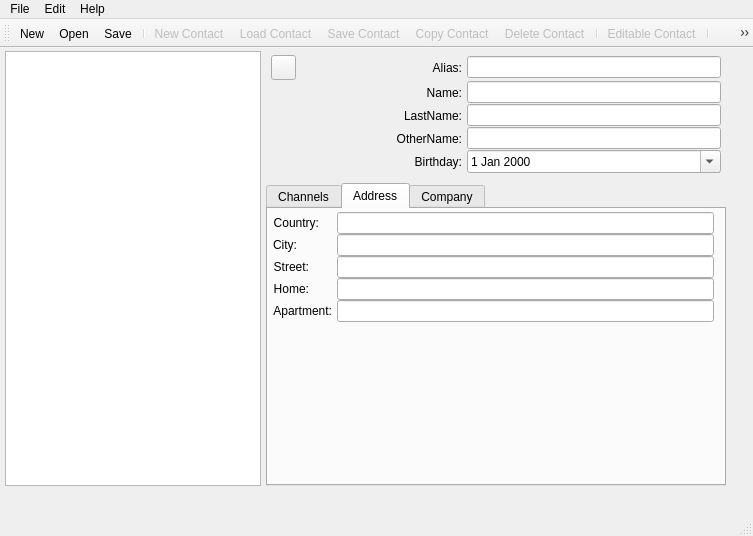
<?xml version="1.0" encoding="UTF-8"?>
<ui version="4.0">
 <class>ContactListView</class>
 <widget class="QMainWindow" name="ContactListView">
  <property name="geometry">
   <rect>
    <x>0</x>
    <y>0</y>
    <width>753</width>
    <height>536</height>
   </rect>
  </property>
  <property name="minimumSize">
   <size>
    <width>753</width>
    <height>536</height>
   </size>
  </property>
  <property name="maximumSize">
   <size>
    <width>753</width>
    <height>536</height>
   </size>
  </property>
  <property name="baseSize">
   <size>
    <width>753</width>
    <height>536</height>
   </size>
  </property>
  <property name="windowTitle">
   <string>Contact List</string>
  </property>
  <property name="windowIcon">
   <iconset resource="res.qrc">
    <normaloff>:/app_pic</normaloff>:/app_pic</iconset>
  </property>
  <widget class="QWidget" name="centralWidget">
   <property name="sizePolicy">
    <sizepolicy hsizetype="Expanding" vsizetype="Expanding">
     <horstretch>0</horstretch>
     <verstretch>0</verstretch>
    </sizepolicy>
   </property>
   <widget class="QWidget" name="horizontalLayoutWidget">
    <property name="geometry">
     <rect>
      <x>0</x>
      <y>0</y>
      <width>731</width>
      <height>441</height>
     </rect>
    </property>
    <layout class="QHBoxLayout" name="hLayoutMain">
     <property name="spacing">
      <number>5</number>
     </property>
     <property name="sizeConstraint">
      <enum>QLayout::SetDefaultConstraint</enum>
     </property>
     <property name="leftMargin">
      <number>5</number>
     </property>
     <property name="topMargin">
      <number>3</number>
     </property>
     <property name="rightMargin">
      <number>5</number>
     </property>
     <property name="bottomMargin">
      <number>3</number>
     </property>
     <item>
      <widget class="QListWidget" name="lwContactList">
       <property name="sizePolicy">
        <sizepolicy hsizetype="Fixed" vsizetype="Expanding">
         <horstretch>0</horstretch>
         <verstretch>0</verstretch>
        </sizepolicy>
       </property>
      </widget>
     </item>
     <item>
      <layout class="QVBoxLayout" name="vLayContact">
       <item>
        <layout class="QGridLayout" name="MainData">
         <property name="leftMargin">
          <number>5</number>
         </property>
         <property name="topMargin">
          <number>3</number>
         </property>
         <property name="rightMargin">
          <number>5</number>
         </property>
         <property name="bottomMargin">
          <number>3</number>
         </property>
         <property name="horizontalSpacing">
          <number>5</number>
         </property>
         <property name="verticalSpacing">
          <number>0</number>
         </property>
         <item row="0" column="0" rowspan="5">
          <widget class="QLabel" name="lbUserPic">
           <property name="sizePolicy">
            <sizepolicy hsizetype="Fixed" vsizetype="Fixed">
             <horstretch>0</horstretch>
             <verstretch>0</verstretch>
            </sizepolicy>
           </property>
           <property name="minimumSize">
            <size>
             <width>120</width>
             <height>120</height>
            </size>
           </property>
           <property name="maximumSize">
            <size>
             <width>120</width>
             <height>120</height>
            </size>
           </property>
           <property name="pixmap">
            <pixmap resource="res.qrc">:/logo</pixmap>
           </property>
           <property name="scaledContents">
            <bool>true</bool>
           </property>
           <property name="alignment">
            <set>Qt::AlignLeading|Qt::AlignLeft|Qt::AlignTop</set>
           </property>
          </widget>
         </item>
         <item row="3" column="2">
          <widget class="QLineEdit" name="leOtherName">
           <property name="maxLength">
            <number>100</number>
           </property>
          </widget>
         </item>
         <item row="0" column="1">
          <widget class="QLabel" name="lbAlias">
           <property name="text">
            <string>Alias:</string>
           </property>
           <property name="alignment">
            <set>Qt::AlignRight|Qt::AlignTrailing|Qt::AlignVCenter</set>
           </property>
          </widget>
         </item>
         <item row="0" column="2">
          <widget class="QLineEdit" name="leAlias">
           <property name="maxLength">
            <number>150</number>
           </property>
          </widget>
         </item>
         <item row="3" column="1">
          <widget class="QLabel" name="lbOtherName">
           <property name="text">
            <string>OtherName:</string>
           </property>
           <property name="alignment">
            <set>Qt::AlignRight|Qt::AlignTrailing|Qt::AlignVCenter</set>
           </property>
          </widget>
         </item>
         <item row="1" column="2">
          <widget class="QLineEdit" name="leName">
           <property name="maxLength">
            <number>100</number>
           </property>
          </widget>
         </item>
         <item row="1" column="1">
          <widget class="QLabel" name="lbName">
           <property name="text">
            <string>Name:</string>
           </property>
           <property name="alignment">
            <set>Qt::AlignRight|Qt::AlignTrailing|Qt::AlignVCenter</set>
           </property>
          </widget>
         </item>
         <item row="4" column="1">
          <widget class="QLabel" name="lbBirthday">
           <property name="text">
            <string>Birthday:</string>
           </property>
           <property name="alignment">
            <set>Qt::AlignRight|Qt::AlignTrailing|Qt::AlignVCenter</set>
           </property>
          </widget>
         </item>
         <item row="0" column="0">
          <widget class="QPushButton" name="pbEditUserPic">
           <property name="sizePolicy">
            <sizepolicy hsizetype="Fixed" vsizetype="Fixed">
             <horstretch>0</horstretch>
             <verstretch>0</verstretch>
            </sizepolicy>
           </property>
           <property name="minimumSize">
            <size>
             <width>25</width>
             <height>25</height>
            </size>
           </property>
           <property name="maximumSize">
            <size>
             <width>25</width>
             <height>25</height>
            </size>
           </property>
           <property name="text">
            <string/>
           </property>
           <property name="icon">
            <iconset resource="res.qrc">
             <normaloff>:/editContact</normaloff>:/editContact</iconset>
           </property>
          </widget>
         </item>
         <item row="4" column="2">
          <widget class="QDateEdit" name="deBirthday">
           <property name="calendarPopup">
            <bool>true</bool>
           </property>
           <property name="currentSectionIndex">
            <number>0</number>
           </property>
          </widget>
         </item>
         <item row="2" column="2">
          <widget class="QLineEdit" name="leSurName">
           <property name="maxLength">
            <number>100</number>
           </property>
          </widget>
         </item>
         <item row="2" column="1">
          <widget class="QLabel" name="lbLastName">
           <property name="text">
            <string>LastName:</string>
           </property>
           <property name="alignment">
            <set>Qt::AlignRight|Qt::AlignTrailing|Qt::AlignVCenter</set>
           </property>
          </widget>
         </item>
        </layout>
       </item>
       <item>
        <widget class="QTabWidget" name="DetailData">
         <property name="currentIndex">
          <number>1</number>
         </property>
         <widget class="QWidget" name="tabChannels">
          <attribute name="title">
           <string>Channels</string>
          </attribute>
          <widget class="QWidget" name="gridLayoutWidget_3">
           <property name="geometry">
            <rect>
             <x>0</x>
             <y>0</y>
             <width>451</width>
             <height>171</height>
            </rect>
           </property>
           <layout class="QGridLayout" name="gLayChannels">
            <property name="leftMargin">
             <number>5</number>
            </property>
            <property name="topMargin">
             <number>3</number>
            </property>
            <property name="rightMargin">
             <number>5</number>
            </property>
            <property name="bottomMargin">
             <number>3</number>
            </property>
            <property name="horizontalSpacing">
             <number>5</number>
            </property>
            <property name="verticalSpacing">
             <number>0</number>
            </property>
            <item row="2" column="1">
             <widget class="QLabel" name="lbSkype">
              <property name="text">
               <string>Skype:</string>
              </property>
              <property name="alignment">
               <set>Qt::AlignRight|Qt::AlignTrailing|Qt::AlignVCenter</set>
              </property>
             </widget>
            </item>
            <item row="2" column="2">
             <widget class="QLineEdit" name="leSkype"/>
            </item>
            <item row="1" column="1">
             <widget class="QLabel" name="lbEmail">
              <property name="text">
               <string>Email:</string>
              </property>
              <property name="alignment">
               <set>Qt::AlignRight|Qt::AlignTrailing|Qt::AlignVCenter</set>
              </property>
             </widget>
            </item>
            <item row="3" column="1">
             <widget class="QLabel" name="lbSite">
              <property name="text">
               <string>Site:</string>
              </property>
              <property name="alignment">
               <set>Qt::AlignRight|Qt::AlignTrailing|Qt::AlignVCenter</set>
              </property>
             </widget>
            </item>
            <item row="0" column="2">
             <widget class="QLineEdit" name="lePhone"/>
            </item>
            <item row="2" column="0">
             <widget class="QLabel" name="label_3">
              <property name="text">
               <string/>
              </property>
              <property name="pixmap">
               <pixmap resource="res.qrc">:/editContact</pixmap>
              </property>
             </widget>
            </item>
            <item row="3" column="2">
             <widget class="QLineEdit" name="leSite"/>
            </item>
            <item row="1" column="2">
             <widget class="QLineEdit" name="leEmail"/>
            </item>
            <item row="0" column="1">
             <widget class="QLabel" name="lbPhone">
              <property name="text">
               <string>Phone:</string>
              </property>
              <property name="alignment">
               <set>Qt::AlignRight|Qt::AlignTrailing|Qt::AlignVCenter</set>
              </property>
             </widget>
            </item>
            <item row="3" column="0">
             <widget class="QLabel" name="label_4">
              <property name="text">
               <string/>
              </property>
              <property name="pixmap">
               <pixmap resource="res.qrc">:/editContact</pixmap>
              </property>
             </widget>
            </item>
            <item row="5" column="0" colspan="3">
             <spacer name="verticalSpacer">
              <property name="orientation">
               <enum>Qt::Vertical</enum>
              </property>
              <property name="sizeHint" stdset="0">
               <size>
                <width>20</width>
                <height>40</height>
               </size>
              </property>
             </spacer>
            </item>
            <item row="1" column="0">
             <widget class="QLabel" name="label_2">
              <property name="text">
               <string/>
              </property>
              <property name="pixmap">
               <pixmap resource="res.qrc">:/editContact</pixmap>
              </property>
             </widget>
            </item>
            <item row="0" column="0">
             <widget class="QLabel" name="label">
              <property name="text">
               <string/>
              </property>
              <property name="pixmap">
               <pixmap resource="res.qrc">:/editContact</pixmap>
              </property>
             </widget>
            </item>
            <item row="4" column="0" colspan="2">
             <widget class="QPushButton" name="pushButton">
              <property name="maximumSize">
               <size>
                <width>16777215</width>
                <height>16777215</height>
               </size>
              </property>
              <property name="text">
               <string>Add</string>
              </property>
              <property name="icon">
               <iconset resource="res.qrc">
                <normaloff>:/newContact</normaloff>:/newContact</iconset>
              </property>
             </widget>
            </item>
           </layout>
          </widget>
         </widget>
         <widget class="QWidget" name="tabAddress">
          <attribute name="title">
           <string>Address</string>
          </attribute>
          <widget class="QWidget" name="formLayoutWidget">
           <property name="geometry">
            <rect>
             <x>0</x>
             <y>0</y>
             <width>451</width>
             <height>161</height>
            </rect>
           </property>
           <layout class="QFormLayout" name="gLayAddress">
            <property name="fieldGrowthPolicy">
             <enum>QFormLayout::AllNonFixedFieldsGrow</enum>
            </property>
            <property name="horizontalSpacing">
             <number>5</number>
            </property>
            <property name="verticalSpacing">
             <number>0</number>
            </property>
            <property name="leftMargin">
             <number>5</number>
            </property>
            <property name="topMargin">
             <number>3</number>
            </property>
            <property name="rightMargin">
             <number>5</number>
            </property>
            <property name="bottomMargin">
             <number>3</number>
            </property>
            <item row="0" column="0">
             <widget class="QLabel" name="lbCountry">
              <property name="text">
               <string>Country:</string>
              </property>
              <property name="alignment">
               <set>Qt::AlignRight|Qt::AlignTrailing|Qt::AlignVCenter</set>
              </property>
             </widget>
            </item>
            <item row="0" column="1">
             <widget class="QLineEdit" name="leCountry"/>
            </item>
            <item row="1" column="0">
             <widget class="QLabel" name="lbCity">
              <property name="text">
               <string>City:</string>
              </property>
              <property name="alignment">
               <set>Qt::AlignRight|Qt::AlignTrailing|Qt::AlignVCenter</set>
              </property>
             </widget>
            </item>
            <item row="1" column="1">
             <widget class="QLineEdit" name="leCity"/>
            </item>
            <item row="2" column="0">
             <widget class="QLabel" name="lbStreet">
              <property name="text">
               <string>Street:</string>
              </property>
              <property name="alignment">
               <set>Qt::AlignRight|Qt::AlignTrailing|Qt::AlignVCenter</set>
              </property>
             </widget>
            </item>
            <item row="2" column="1">
             <widget class="QLineEdit" name="leStreet"/>
            </item>
            <item row="3" column="0">
             <widget class="QLabel" name="lbHome">
              <property name="text">
               <string>Home:</string>
              </property>
              <property name="alignment">
               <set>Qt::AlignRight|Qt::AlignTrailing|Qt::AlignVCenter</set>
              </property>
             </widget>
            </item>
            <item row="3" column="1">
             <widget class="QLineEdit" name="leHome"/>
            </item>
            <item row="4" column="0">
             <widget class="QLabel" name="lbApartment">
              <property name="text">
               <string>Apartment:</string>
              </property>
              <property name="alignment">
               <set>Qt::AlignRight|Qt::AlignTrailing|Qt::AlignVCenter</set>
              </property>
             </widget>
            </item>
            <item row="4" column="1">
             <widget class="QLineEdit" name="leApartment"/>
            </item>
           </layout>
          </widget>
         </widget>
         <widget class="QWidget" name="tabCompany">
          <attribute name="title">
           <string>Company</string>
          </attribute>
          <widget class="QWidget" name="formLayoutWidget_2">
           <property name="geometry">
            <rect>
             <x>0</x>
             <y>0</y>
             <width>451</width>
             <height>219</height>
            </rect>
           </property>
           <layout class="QFormLayout" name="gLayCompany">
            <property name="fieldGrowthPolicy">
             <enum>QFormLayout::AllNonFixedFieldsGrow</enum>
            </property>
            <property name="horizontalSpacing">
             <number>5</number>
            </property>
            <property name="verticalSpacing">
             <number>0</number>
            </property>
            <property name="leftMargin">
             <number>5</number>
            </property>
            <property name="topMargin">
             <number>3</number>
            </property>
            <property name="rightMargin">
             <number>5</number>
            </property>
            <property name="bottomMargin">
             <number>3</number>
            </property>
            <item row="0" column="0">
             <widget class="QLabel" name="lbNameCompany">
              <property name="text">
               <string>Name:</string>
              </property>
              <property name="alignment">
               <set>Qt::AlignRight|Qt::AlignTrailing|Qt::AlignVCenter</set>
              </property>
             </widget>
            </item>
            <item row="0" column="1">
             <widget class="QLineEdit" name="leNameCompany"/>
            </item>
            <item row="1" column="0">
             <widget class="QLabel" name="lbPhoneCompany">
              <property name="text">
               <string>Phone:</string>
              </property>
              <property name="alignment">
               <set>Qt::AlignRight|Qt::AlignTrailing|Qt::AlignVCenter</set>
              </property>
             </widget>
            </item>
            <item row="1" column="1">
             <widget class="QLineEdit" name="lePhoneCompany"/>
            </item>
            <item row="2" column="0">
             <widget class="QLabel" name="lbDapartment">
              <property name="text">
               <string>Department:</string>
              </property>
              <property name="alignment">
               <set>Qt::AlignRight|Qt::AlignTrailing|Qt::AlignVCenter</set>
              </property>
             </widget>
            </item>
            <item row="2" column="1">
             <widget class="QLineEdit" name="leDepartment"/>
            </item>
            <item row="3" column="0">
             <widget class="QLabel" name="lbPost">
              <property name="text">
               <string>Post:</string>
              </property>
              <property name="alignment">
               <set>Qt::AlignRight|Qt::AlignTrailing|Qt::AlignVCenter</set>
              </property>
             </widget>
            </item>
            <item row="3" column="1">
             <widget class="QLineEdit" name="lePost"/>
            </item>
            <item row="4" column="0">
             <widget class="QLabel" name="lbAddressCompany">
              <property name="text">
               <string>Address:</string>
              </property>
              <property name="alignment">
               <set>Qt::AlignRight|Qt::AlignTrailing|Qt::AlignVCenter</set>
              </property>
             </widget>
            </item>
            <item row="4" column="1">
             <widget class="QLineEdit" name="leAddressCompany"/>
            </item>
            <item row="5" column="0">
             <widget class="QLabel" name="lbStartWork">
              <property name="text">
               <string>Start work:</string>
              </property>
              <property name="alignment">
               <set>Qt::AlignRight|Qt::AlignTrailing|Qt::AlignVCenter</set>
              </property>
             </widget>
            </item>
            <item row="5" column="1">
             <widget class="QDateEdit" name="deStartWork">
              <property name="calendarPopup">
               <bool>true</bool>
              </property>
             </widget>
            </item>
            <item row="6" column="0">
             <widget class="QLabel" name="lbEndWork">
              <property name="text">
               <string>End work:</string>
              </property>
             </widget>
            </item>
            <item row="6" column="1">
             <widget class="QDateEdit" name="deEndWork">
              <property name="calendarPopup">
               <bool>true</bool>
              </property>
             </widget>
            </item>
           </layout>
          </widget>
         </widget>
        </widget>
       </item>
      </layout>
     </item>
    </layout>
   </widget>
  </widget>
  <widget class="QMenuBar" name="menuBar">
   <property name="enabled">
    <bool>true</bool>
   </property>
   <property name="geometry">
    <rect>
     <x>0</x>
     <y>0</y>
     <width>753</width>
     <height>25</height>
    </rect>
   </property>
   <property name="defaultUp">
    <bool>false</bool>
   </property>
   <property name="nativeMenuBar">
    <bool>true</bool>
   </property>
   <widget class="QMenu" name="menuFile">
    <property name="title">
     <string>File</string>
    </property>
    <addaction name="actionNew"/>
    <addaction name="actionOpen"/>
    <addaction name="actionSave"/>
    <addaction name="actionSave_as"/>
    <addaction name="separator"/>
    <addaction name="actionExit"/>
   </widget>
   <widget class="QMenu" name="menuEdit">
    <property name="title">
     <string>Edit</string>
    </property>
    <addaction name="actionEditable"/>
    <addaction name="separator"/>
    <addaction name="actionNew_Contact"/>
    <addaction name="actionLoad_Contact"/>
    <addaction name="actionSave_Contact"/>
    <addaction name="actionCopy_Contact"/>
    <addaction name="actionDelete_Contact"/>
    <addaction name="separator"/>
    <addaction name="actionSettings"/>
   </widget>
   <widget class="QMenu" name="menuHelp">
    <property name="title">
     <string>Help</string>
    </property>
    <addaction name="actionAbout"/>
   </widget>
   <addaction name="menuFile"/>
   <addaction name="menuEdit"/>
   <addaction name="menuHelp"/>
  </widget>
  <widget class="QToolBar" name="mainToolBar">
   <property name="sizePolicy">
    <sizepolicy hsizetype="Preferred" vsizetype="Fixed">
     <horstretch>0</horstretch>
     <verstretch>0</verstretch>
    </sizepolicy>
   </property>
   <property name="minimumSize">
    <size>
     <width>0</width>
     <height>0</height>
    </size>
   </property>
   <property name="baseSize">
    <size>
     <width>0</width>
     <height>0</height>
    </size>
   </property>
   <property name="movable">
    <bool>true</bool>
   </property>
   <property name="allowedAreas">
    <set>Qt::LeftToolBarArea|Qt::TopToolBarArea</set>
   </property>
   <property name="floatable">
    <bool>false</bool>
   </property>
   <attribute name="toolBarArea">
    <enum>TopToolBarArea</enum>
   </attribute>
   <attribute name="toolBarBreak">
    <bool>false</bool>
   </attribute>
   <addaction name="actionNew"/>
   <addaction name="actionOpen"/>
   <addaction name="actionSave"/>
   <addaction name="separator"/>
   <addaction name="actionNew_Contact"/>
   <addaction name="actionLoad_Contact"/>
   <addaction name="actionSave_Contact"/>
   <addaction name="actionCopy_Contact"/>
   <addaction name="actionDelete_Contact"/>
   <addaction name="separator"/>
   <addaction name="actionEditable"/>
   <addaction name="separator"/>
   <addaction name="actionSettings"/>
   <addaction name="actionAbout"/>
  </widget>
  <widget class="QStatusBar" name="statusBar"/>
  <action name="actionAbout">
   <property name="icon">
    <iconset resource="res.qrc">
     <normaloff>:/about</normaloff>:/about</iconset>
   </property>
   <property name="text">
    <string>About</string>
   </property>
   <property name="shortcut">
    <string notr="true">F1</string>
   </property>
   <property name="menuRole">
    <enum>QAction::TextHeuristicRole</enum>
   </property>
   <property name="iconVisibleInMenu">
    <bool>false</bool>
   </property>
  </action>
  <action name="actionNew">
   <property name="icon">
    <iconset resource="res.qrc">
     <normaloff>:/newContactList</normaloff>:/newContactList</iconset>
   </property>
   <property name="text">
    <string>New...</string>
   </property>
   <property name="shortcut">
    <string notr="true">Ctrl+N</string>
   </property>
  </action>
  <action name="actionOpen">
   <property name="icon">
    <iconset resource="res.qrc">
     <normaloff>:/loadContactList</normaloff>:/loadContactList</iconset>
   </property>
   <property name="text">
    <string>Open...</string>
   </property>
   <property name="shortcut">
    <string notr="true">Ctrl+O</string>
   </property>
  </action>
  <action name="actionSave_as">
   <property name="icon">
    <iconset resource="res.qrc">
     <normaloff>:/save</normaloff>:/save</iconset>
   </property>
   <property name="text">
    <string>Save as...</string>
   </property>
   <property name="shortcut">
    <string notr="true">Ctrl+Shift+S</string>
   </property>
  </action>
  <action name="actionEditable">
   <property name="checkable">
    <bool>true</bool>
   </property>
   <property name="checked">
    <bool>false</bool>
   </property>
   <property name="enabled">
    <bool>false</bool>
   </property>
   <property name="icon">
    <iconset resource="res.qrc">
     <normaloff>:/editContact</normaloff>:/editContact</iconset>
   </property>
   <property name="text">
    <string>Editable Contact</string>
   </property>
   <property name="toolTip">
    <string>Editable Contact</string>
   </property>
  </action>
  <action name="actionNew_Contact">
   <property name="enabled">
    <bool>false</bool>
   </property>
   <property name="icon">
    <iconset resource="res.qrc">
     <normaloff>:/newContact</normaloff>:/newContact</iconset>
   </property>
   <property name="text">
    <string>New Contact</string>
   </property>
  </action>
  <action name="actionLoad_Contact">
   <property name="enabled">
    <bool>false</bool>
   </property>
   <property name="icon">
    <iconset resource="res.qrc">
     <normaloff>:/loadContact</normaloff>:/loadContact</iconset>
   </property>
   <property name="text">
    <string>Load Contact</string>
   </property>
  </action>
  <action name="actionSave_Contact">
   <property name="enabled">
    <bool>false</bool>
   </property>
   <property name="icon">
    <iconset resource="res.qrc">
     <normaloff>:/save</normaloff>:/save</iconset>
   </property>
   <property name="text">
    <string>Save Contact</string>
   </property>
  </action>
  <action name="actionDelete_Contact">
   <property name="enabled">
    <bool>false</bool>
   </property>
   <property name="icon">
    <iconset resource="res.qrc">
     <normaloff>:/deleteContact</normaloff>:/deleteContact</iconset>
   </property>
   <property name="text">
    <string>Delete Contact</string>
   </property>
  </action>
  <action name="actionSettings">
   <property name="enabled">
    <bool>true</bool>
   </property>
   <property name="icon">
    <iconset resource="res.qrc">
     <normaloff>:/settings</normaloff>:/settings</iconset>
   </property>
   <property name="text">
    <string>Settings</string>
   </property>
  </action>
  <action name="actionExit">
   <property name="icon">
    <iconset resource="res.qrc">
     <normaloff>:/exit</normaloff>:/exit</iconset>
   </property>
   <property name="text">
    <string>Exit</string>
   </property>
   <property name="shortcut">
    <string notr="true">Ctrl+Q</string>
   </property>
  </action>
  <action name="actionSave">
   <property name="icon">
    <iconset resource="res.qrc">
     <normaloff>:/save</normaloff>:/save</iconset>
   </property>
   <property name="text">
    <string>Save</string>
   </property>
   <property name="shortcut">
    <string notr="true">Ctrl+S</string>
   </property>
  </action>
  <action name="actionCopy_Contact">
   <property name="enabled">
    <bool>false</bool>
   </property>
   <property name="icon">
    <iconset resource="res.qrc">
     <normaloff>:/copyContact</normaloff>:/copyContact</iconset>
   </property>
   <property name="text">
    <string>Copy Contact</string>
   </property>
   <property name="toolTip">
    <string>Copy Contact</string>
   </property>
  </action>
 </widget>
 <layoutdefault spacing="6" margin="6"/>
 <tabstops>
  <tabstop>lwContactList</tabstop>
  <tabstop>leAlias</tabstop>
  <tabstop>leName</tabstop>
  <tabstop>leSurName</tabstop>
  <tabstop>leOtherName</tabstop>
  <tabstop>deBirthday</tabstop>
  <tabstop>pbEditUserPic</tabstop>
  <tabstop>lePhone</tabstop>
  <tabstop>leEmail</tabstop>
  <tabstop>leSkype</tabstop>
  <tabstop>leSite</tabstop>
 </tabstops>
 <resources>
  <include location="res.qrc"/>
 </resources>
 <connections/>
</ui>
